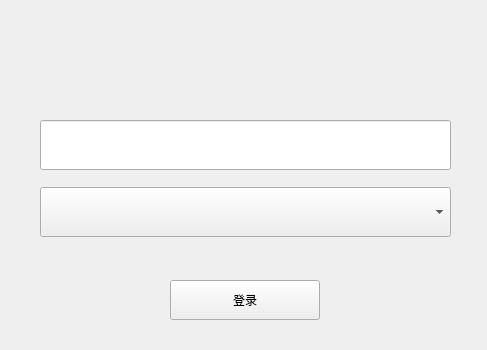
<?xml version="1.0" encoding="UTF-8"?>
<ui version="4.0">
 <class>Login</class>
 <widget class="QWidget" name="Login">
  <property name="geometry">
   <rect>
    <x>0</x>
    <y>0</y>
    <width>487</width>
    <height>350</height>
   </rect>
  </property>
  <property name="minimumSize">
   <size>
    <width>487</width>
    <height>350</height>
   </size>
  </property>
  <property name="maximumSize">
   <size>
    <width>550</width>
    <height>350</height>
   </size>
  </property>
  <property name="windowTitle">
   <string>Form</string>
  </property>
  <widget class="QLabel" name="label">
   <property name="geometry">
    <rect>
     <x>-10</x>
     <y>0</y>
     <width>559</width>
     <height>350</height>
    </rect>
   </property>
   <property name="text">
    <string/>
   </property>
   <property name="pixmap">
    <pixmap resource="src.qrc">:/images/BG2.jpeg</pixmap>
   </property>
  </widget>
  <widget class="QWidget" name="horizontalLayoutWidget">
   <property name="geometry">
    <rect>
     <x>0</x>
     <y>120</y>
     <width>491</width>
     <height>124</height>
    </rect>
   </property>
   <layout class="QHBoxLayout" name="horizontalLayout">
    <item>
     <spacer name="horizontalSpacer">
      <property name="orientation">
       <enum>Qt::Horizontal</enum>
      </property>
      <property name="sizeType">
       <enum>QSizePolicy::Minimum</enum>
      </property>
      <property name="sizeHint" stdset="0">
       <size>
        <width>40</width>
        <height>20</height>
       </size>
      </property>
     </spacer>
    </item>
    <item>
     <layout class="QVBoxLayout" name="verticalLayout">
      <property name="spacing">
       <number>10</number>
      </property>
      <item>
       <widget class="QLineEdit" name="userLineEdit">
        <property name="minimumSize">
         <size>
          <width>0</width>
          <height>50</height>
         </size>
        </property>
       </widget>
      </item>
      <item>
       <widget class="QWidget" name="widget_10" native="true">
        <property name="minimumSize">
         <size>
          <width>0</width>
          <height>40</height>
         </size>
        </property>
        <layout class="QHBoxLayout" name="horizontalLayout_11">
         <property name="spacing">
          <number>0</number>
         </property>
         <property name="leftMargin">
          <number>0</number>
         </property>
         <property name="topMargin">
          <number>0</number>
         </property>
         <property name="rightMargin">
          <number>0</number>
         </property>
         <property name="bottomMargin">
          <number>0</number>
         </property>
         <item>
          <widget class="QComboBox" name="ipComboBox">
           <property name="minimumSize">
            <size>
             <width>0</width>
             <height>50</height>
            </size>
           </property>
           <property name="maximumSize">
            <size>
             <width>16777215</width>
             <height>16777215</height>
            </size>
           </property>
          </widget>
         </item>
        </layout>
       </widget>
      </item>
     </layout>
    </item>
    <item>
     <spacer name="horizontalSpacer_2">
      <property name="orientation">
       <enum>Qt::Horizontal</enum>
      </property>
      <property name="sizeType">
       <enum>QSizePolicy::Minimum</enum>
      </property>
      <property name="sizeHint" stdset="0">
       <size>
        <width>40</width>
        <height>20</height>
       </size>
      </property>
     </spacer>
    </item>
   </layout>
  </widget>
  <widget class="QWidget" name="horizontalLayoutWidget_2">
   <property name="geometry">
    <rect>
     <x>-70</x>
     <y>260</y>
     <width>561</width>
     <height>80</height>
    </rect>
   </property>
   <layout class="QHBoxLayout" name="horizontalLayout_2">
    <item>
     <spacer name="horizontalSpacer_3">
      <property name="orientation">
       <enum>Qt::Horizontal</enum>
      </property>
      <property name="sizeType">
       <enum>QSizePolicy::Fixed</enum>
      </property>
      <property name="sizeHint" stdset="0">
       <size>
        <width>240</width>
        <height>20</height>
       </size>
      </property>
     </spacer>
    </item>
    <item>
     <widget class="QPushButton" name="loginPushButton">
      <property name="minimumSize">
       <size>
        <width>40</width>
        <height>40</height>
       </size>
      </property>
      <property name="maximumSize">
       <size>
        <width>150</width>
        <height>40</height>
       </size>
      </property>
      <property name="text">
       <string>登录</string>
      </property>
      <property name="iconSize">
       <size>
        <width>50</width>
        <height>50</height>
       </size>
      </property>
      <property name="autoRepeat">
       <bool>false</bool>
      </property>
      <property name="autoExclusive">
       <bool>false</bool>
      </property>
     </widget>
    </item>
    <item>
     <spacer name="horizontalSpacer_4">
      <property name="orientation">
       <enum>Qt::Horizontal</enum>
      </property>
      <property name="sizeType">
       <enum>QSizePolicy::Maximum</enum>
      </property>
      <property name="sizeHint" stdset="0">
       <size>
        <width>170</width>
        <height>20</height>
       </size>
      </property>
     </spacer>
    </item>
   </layout>
  </widget>
 </widget>
 <resources>
  <include location="src.qrc"/>
 </resources>
 <connections/>
</ui>
